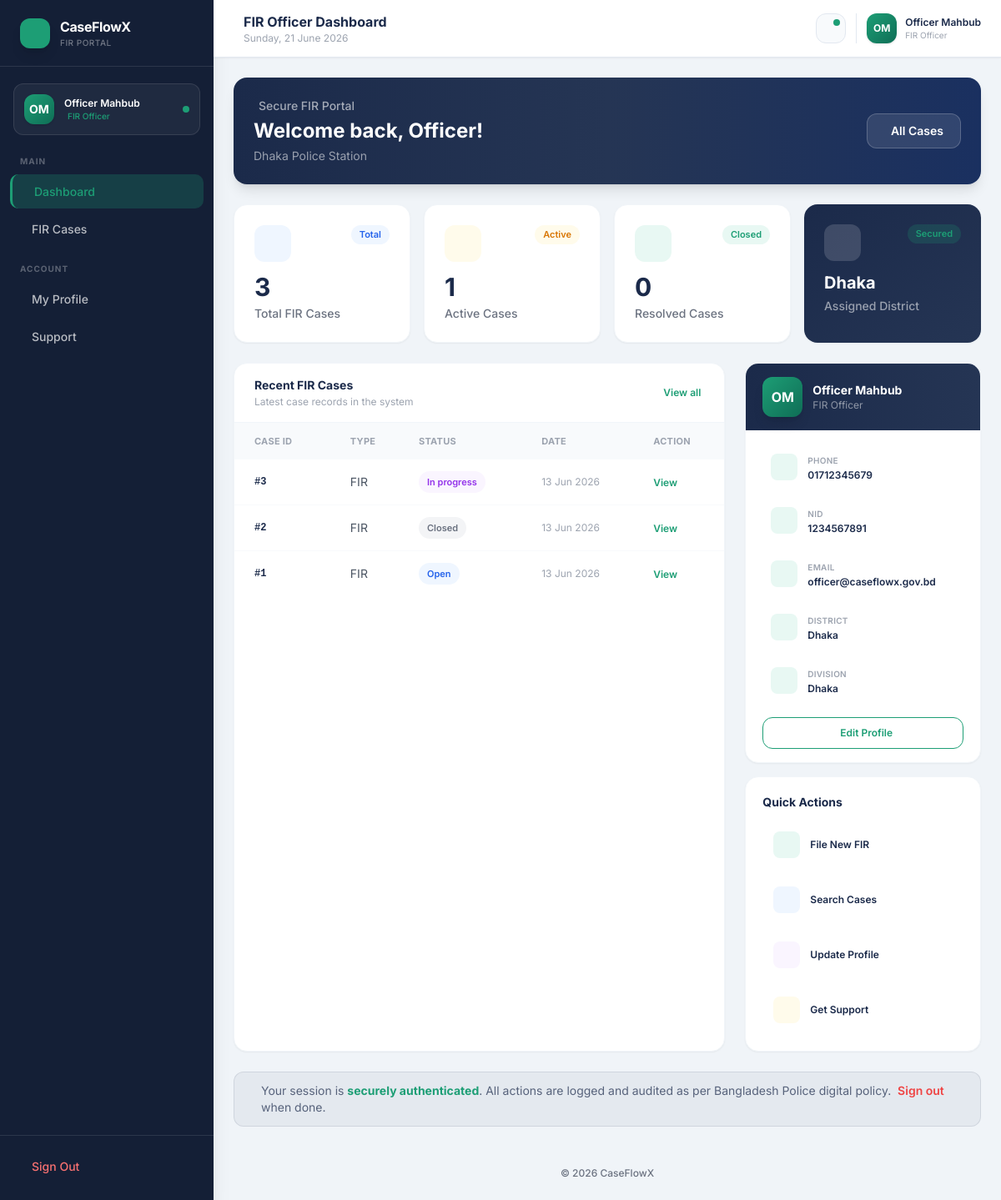
The app's page /fir_officer_dashboard.php (signed in) with its own data.
### tables this page shows
CREATE TABLE users (
        id INTEGER PRIMARY KEY AUTOINCREMENT,
        full_name TEXT NOT NULL,
        national_id TEXT NOT NULL UNIQUE,
        date_of_birth TEXT NOT NULL,
        gender TEXT NOT NULL CHECK(gender IN ('male', 'female', 'other')),
        phone TEXT NOT NULL UNIQUE,
        email TEXT UNIQUE,
        division TEXT NOT NULL,
        district TEXT NOT NULL,
        address TEXT NOT NULL,
        password TEXT NOT NULL,
        role TEXT NOT NULL CHECK(role IN ('Admin', 'Officer', 'Investigator', 'Citizen')),
        status TEXT NOT NULL DEFAULT 'Active' CHECK(status IN ('Active', 'Suspended')),
        created_at DATETIME DEFAULT CURRENT_TIMESTAMP,
        updated_at DATETIME DEFAULT CURRENT_TIMESTAMP
    );

CREATE TABLE cases (
            id              INTEGER PRIMARY KEY AUTOINCREMENT,
            citizen_id      INTEGER NOT NULL,
            case_number     TEXT    NOT NULL UNIQUE,
            title           TEXT    NOT NULL,
            description     TEXT    NOT NULL,
            status          TEXT    NOT NULL DEFAULT 'open' CHECK(status IN ('open','in_progress','resolved','closed')),
            priority        TEXT    NOT NULL DEFAULT 'low' CHECK(priority IN ('low','medium','high')),
            created_at      TEXT    NOT NULL DEFAULT (datetime('now')), fir_number TEXT, complainant_name TEXT, complainant_nid TEXT, complainant_phone TEXT, complainant_address TEXT, incident_date TEXT, incident_time TEXT, incident_location TEXT, incident_description TEXT, sections_applied TEXT, witness_details TEXT, officer_id INTEGER, station_code TEXT, investigating_officer TEXT, modified_by INTEGER, modified_at TEXT, investigator_id INTEGER,
            FOREIGN KEY (citizen_id) REFERENCES citizens(id) ON DELETE CASCADE
        );

### fir_officer_dashboard.php (the view, shortened to what the rows shown need)
<?php
require_once __DIR__ . '/auth.php';
$lang = $_SESSION['lang'] ?? 'en';
$officerName = $_SESSION['username'] ?? 'Officer';
$officerDistrict = '';
try {
    $stmt = $pdo->prepare("SELECT * FROM users WHERE id = :id LIMIT 1");
    $stmt->execute(['id' => $_SESSION['user_id']]);
    $officer = $stmt->fetch();
    if ($officer) {
        $officerName     = $officer['full_name'];
        $officerDistrict = $officer['district'];
    }
} catch (PDOException $e) {
    error_log('[CaseFlowX] Officer dashboard DB error: ' . $e->getMessage());
}
$recentCases = [];
try {
    $checkTable = $pdo->query("SELECT name FROM sqlite_master WHERE type='table' AND name='cases'")->fetchColumn();
    if ($checkTable) {
        $recentCases   = $pdo->query("SELECT * FROM cases ORDER BY created_at DESC LIMIT 6")->fetchAll();
    }
} catch (PDOException $e) {
    error_log('[CaseFlowX] Case query error: ' . $e->getMessage());
}
$nameParts = array_slice(explode(' ', $officerName), 0, 2);
$initials  = strtoupper(implode('', array_map(fn($w) => $w[0], $nameParts)));
?>
<!DOCTYPE html>
<html lang="<?php echo $lang; ?>">
<head>
<script src="https://cdn.tailwindcss.com"></script>
<link rel="stylesheet" href="https://cdn.jsdelivr.net/npm/@tabler/icons-webfont@latest/tabler-icons.min.css"/>
</head>
<body class="h-screen flex overflow-hidden">
<aside class="w-64 h-screen sticky top-0 bg-navyDark flex flex-col flex-shrink-0 shadow-xl overflow-y-auto" id="sidebar">
  <div class="mx-4 mt-5 mb-4 p-3 rounded-xl bg-white/5 border border-white/10 flex items-center gap-3">
    <div class="w-9 h-9 rounded-xl bg-gradient-to-br from-accent to-[#0F6E56] flex items-center justify-center text-white text-sm font-bold shadow">
      <?php echo htmlspecialchars($initials); ?>
    </div>
    <div class="flex-1 min-w-0">
      <p class="text-white text-xs font-semibold truncate"><?php echo htmlspecialchars($officerName); ?></p>
      <p class="text-accent text-[10px] font-medium flex items-center gap-1">
        <i class="ti ti-badge"></i> FIR Officer
      </p>
    </div>
    <div class="w-2 h-2 rounded-full bg-accent flex-shrink-0 pulse-dot"></div>
  </div>
</aside>
<main class="flex-1 flex flex-col overflow-auto">
  <header class="bg-white border-b border-slate-200 px-6 py-3.5 flex items-center justify-between shadow-sm sticky top-0 z-10">
    <div class="flex items-center gap-3">
      <div>
        <h1 class="text-navy text-base font-bold">FIR Officer Dashboard</h1>
      </div>
    </div>
    <div class="flex items-center gap-3">
      <div class="flex items-center gap-2.5 pl-3 border-l border-slate-200">
        <div class="w-9 h-9 rounded-xl bg-gradient-to-br from-accent to-[#0F6E56] flex items-center justify-center text-white text-xs font-bold shadow">
          <?php echo htmlspecialchars($initials); ?>
        </div>
        <div class="hidden sm:block">
          <p class="text-navy text-xs font-semibold"><?php echo htmlspecialchars($officerName); ?></p>
          <p class="text-gray-400 text-[10px]">FIR Officer</p>
        </div>
      </div>
    </div>
  </header>
  <div class="flex-1 p-6 space-y-6 animate-fade-in">
    <div class="bg-gradient-to-r from-navy via-navy2 to-[#1a3060] rounded-2xl p-6 text-white relative overflow-hidden shadow-lg">
      <div class="relative flex flex-col sm:flex-row sm:items-center sm:justify-between gap-4">
        <div>
          <p class="text-white/60 text-sm font-medium mb-1 flex items-center gap-1.5">
            <i class="ti ti-shield-check text-accent"></i> Secure FIR Portal
          </p>
          <h2 class="text-2xl font-bold">Welcome back, <?php echo htmlspecialchars(explode(' ', $officerName)[0]); ?>!</h2>
          <p class="text-white/55 text-sm mt-1">
            <?php echo htmlspecialchars($officerDistrict ? $officerDistrict . ' Police Station' : 'CaseFlowX Digital Police Portal'); ?>
          </p>
        </div>
      </div>
    </div>
    <div class="grid grid-cols-2 lg:grid-cols-4 gap-4 animate-slide-up">
      <div class="stat-card bg-gradient-to-br from-navy to-navy2 text-white shadow-sm">
        <div class="flex items-start justify-between mb-3">
          <div class="w-11 h-11 rounded-xl bg-white/15 flex items-center justify-center">
          </div>
          <span class="badge bg-accent/20 text-accent">Secured</span>
        </div>
        <p class="text-xl font-bold"><?php echo htmlspecialchars($officerDistrict ?: 'N/A'); ?></p>
        <p class="text-white/55 text-sm mt-1 font-medium">Assigned District</p>
      </div>
    </div>
    <div class="grid grid-cols-1 lg:grid-cols-3 gap-6">
      <div class="lg:col-span-2 bg-white rounded-2xl shadow-sm border border-slate-100 overflow-hidden">
        <div class="overflow-x-auto">
          <?php if (empty($recentCases)): ?>
          <div class="px-6 py-12 text-center">
            <i class="ti ti-file-off text-5xl text-gray-200 mb-3 block"></i>
            <p class="text-gray-400 text-sm font-medium">No FIR cases found in the system.</p>
            <a href="new-case.php" class="inline-flex items-center gap-1 text-accent text-xs font-semibold mt-2 hover:underline">
              <i class="ti ti-plus"></i> File first FIR
            </a>
          </div>
          <?php else: ?>
          <table class="w-full text-sm">
            <thead>
              <tr class="bg-slate-50 text-[11px] font-semibold text-gray-400 uppercase tracking-wide">
                <th class="text-left px-6 py-3">Case ID</th>
                <th class="text-left px-4 py-3">Type</th>
                <th class="text-left px-4 py-3">Status</th>
                <th class="text-left px-4 py-3">Date</th>
                <th class="text-left px-4 py-3">Action</th>
              </tr>
            </thead>
            <tbody class="divide-y divide-slate-50">
              <?php foreach ($recentCases as $case):
                $sc = ['open'=>'bg-blue-50 text-blue-600','pending'=>'bg-amber-50 text-amber-600',
                       'in_progress'=>'bg-purple-50 text-purple-600','resolved'=>'bg-green-50 text-green-600',
                       'closed'=>'bg-gray-100 text-gray-500'][$case['status'] ?? 'open'] ?? 'bg-gray-100 text-gray-500';
                $dt = isset($case['created_at']) ? date('d M Y', strtotime($case['created_at'])) : '-';
              ?>
              <tr class="hover:bg-slate-50/60 transition-colors">
                <td class="px-6 py-3.5 font-mono text-xs text-navy font-semibold">#<?php echo htmlspecialchars($case['id'] ?? '-'); ?></td>
                <td class="px-4 py-3.5 text-gray-600"><?php echo htmlspecialchars($case['case_type'] ?? $case['type'] ?? 'FIR'); ?></td>
                <td class="px-4 py-3.5"><span class="badge <?php echo $sc; ?>"><?php echo ucfirst(str_replace('_',' ',$case['status'] ?? 'open')); ?></span></td>
                <td class="px-4 py-3.5 text-gray-400 text-xs"><?php echo $dt; ?></td>
                <td class="px-4 py-3.5">
                  <a href="case-details.php?id=<?php echo htmlspecialchars($case['id']); ?>" class="text-accent hover:text-[#0F6E56] text-xs font-semibold hover:underline">View</a>
                </td>
              </tr>
              <?php endforeach; ?>
            </tbody>
          </table>
          <?php endif; ?>
        </div>
      </div>
      <div class="space-y-4">
        <div class="bg-white rounded-2xl shadow-sm border border-slate-100 overflow-hidden">
          <div class="bg-gradient-to-r from-navy to-navy2 px-5 py-4 flex items-center gap-3">
            <div class="w-12 h-12 rounded-xl bg-gradient-to-br from-accent to-[#0F6E56] flex items-center justify-center text-white font-bold shadow-lg">
              <?php echo htmlspecialchars($initials); ?>
            </div>
            <div>
              <p class="text-white font-bold text-sm"><?php echo htmlspecialchars($officerName); ?></p>
              <p class="text-white/50 text-xs"><i class="ti ti-badge"></i> FIR Officer</p>
            </div>
          </div>
        </div>
      </div>
    </div>
  </div>
</main>
</body>
</html>

### records on screen
users: full_name "OM", full_name "Officer Mahbub", full_name "Officer", district "Dhaka Police Station", district "Dhaka"
cases: id "3", case_type "FIR", status "In progress", created_at "13 Jun 2026"
cases: id "2", case_type "FIR", status "Closed", created_at "13 Jun 2026"
cases: id "1", case_type "FIR", status "Open", created_at "13 Jun 2026"

### other values on screen
$totalCases "3"
$openCases "1"
$resolvedCases "0"
$lbl "PHONE"
$val ?: '-' "01712345679"
$lbl "NID"
$val ?: '-' "1234567891"
$lbl "EMAIL"
$val ?: '-' "officer@caseflowx.gov.bd"
$lbl "DISTRICT"
$val ?: '-' "Dhaka"
$lbl "DIVISION"
$lbl "File New FIR"
$lbl "Search Cases"
$lbl "Update Profile"
